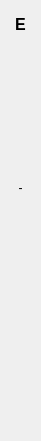
  <widget class="QWidget" name="verticalLayoutWidget_6">
   <property name="geometry">
    <rect>
     <x>930</x>
     <y>80</y>
     <width>41</width>
     <height>441</height>
    </rect>
   </property>
   <layout class="QVBoxLayout" name="verticalLayout_15">
    <item>
     <widget class="QLabel" name="label_71">
      <property name="font">
       <font>
        <pointsize>12</pointsize>
        <weight>75</weight>
        <bold>true</bold>
       </font>
      </property>
      <property name="text">
       <string>E</string>
      </property>
      <property name="alignment">
       <set>Qt::AlignCenter</set>
      </property>
     </widget>
    </item>
    <item>
     <widget class="QLabel" name="label_ae">
      <property name="text">
       <string/>
      </property>
      <property name="alignment">
       <set>Qt::AlignCenter</set>
      </property>
     </widget>
    </item>
    <item>
     <widget class="QLabel" name="label_be">
      <property name="text">
       <string/>
      </property>
      <property name="alignment">
       <set>Qt::AlignCenter</set>
      </property>
     </widget>
    </item>
    <item>
     <widget class="QLabel" name="label_ce">
      <property name="text">
       <string/>
      </property>
      <property name="alignment">
       <set>Qt::AlignCenter</set>
      </property>
     </widget>
    </item>
    <item>
     <widget class="QLabel" name="label_de">
      <property name="text">
       <string/>
      </property>
      <property name="alignment">
       <set>Qt::AlignCenter</set>
      </property>
     </widget>
    </item>
    <item>
     <widget class="QLabel" name="label_ed_2">
      <property name="text">
       <string>-</string>
      </property>
      <property name="alignment">
       <set>Qt::AlignCenter</set>
      </property>
     </widget>
    </item>
    <item>
     <widget class="QLabel" name="label_fe">
      <property name="text">
       <string/>
      </property>
      <property name="alignment">
       <set>Qt::AlignCenter</set>
      </property>
     </widget>
    </item>
    <item>
     <widget class="QLabel" name="label_ge">
      <property name="text">
       <string/>
      </property>
      <property name="alignment">
       <set>Qt::AlignCenter</set>
      </property>
     </widget>
    </item>
    <item>
     <widget class="QLabel" name="label_he">
      <property name="text">
       <string/>
      </property>
      <property name="alignment">
       <set>Qt::AlignCenter</set>
      </property>
     </widget>
    </item>
    <item>
     <widget class="QLabel" name="label_ie">
      <property name="text">
       <string/>
      </property>
      <property name="alignment">
       <set>Qt::AlignCenter</set>
      </property>
     </widget>
    </item>
    <item>
     <widget class="QLabel" name="label_je">
      <property name="text">
       <string/>
      </property>
      <property name="alignment">
       <set>Qt::AlignCenter</set>
      </property>
     </widget>
    </item>
    <item>
     <widget class="QLabel" name="label_ke">
      <property name="text">
       <string/>
      </property>
      <property name="alignment">
       <set>Qt::AlignCenter</set>
      </property>
     </widget>
    </item>
    <item>
     <widget class="QLabel" name="label_le">
      <property name="text">
       <string/>
      </property>
      <property name="alignment">
       <set>Qt::AlignCenter</set>
      </property>
     </widget>
    </item>
   </layout>
  </widget>
